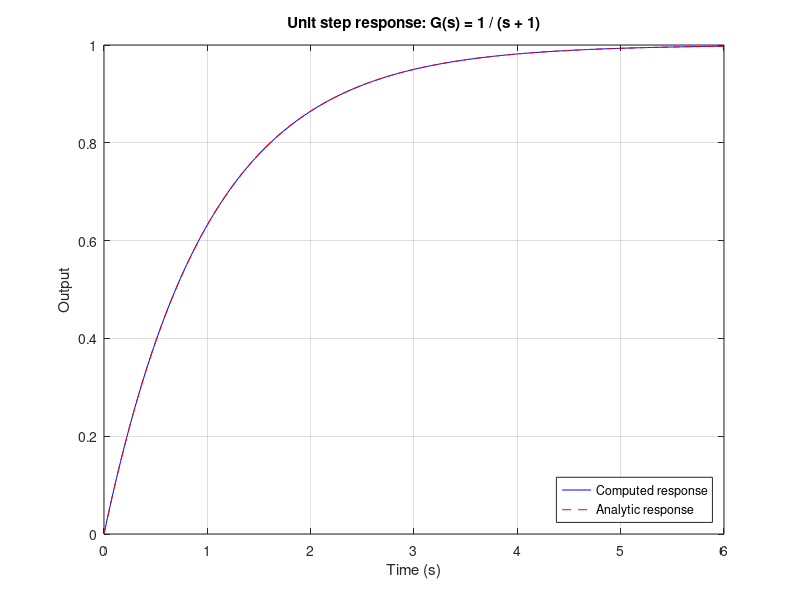

Here is the MATLAB script that generated this plot:
% First-order control-system response; requires Octave control or MATLAB's
% Control System Toolbox. MathLab does not install optional packages for you.
% SPDX-License-Identifier: GPL-3.0-or-later

if exist('OCTAVE_VERSION', 'builtin')
    pkg('load', 'control');
end

%% A unit-gain first-order system: G(s) = 1 / (s + 1)
system_model = tf(1, [1, 1]);
requested_time = (0:0.02:6)';
[response, response_time] = step(system_model, requested_time);
analytic_response = 1 - exp(-response_time);
assert(max(abs(response - analytic_response)) < 1e-6);

figure('Name', 'Control response');
plot(response_time, response, 'b-', response_time, analytic_response, 'r--');
grid on;
xlabel('Time (s)');
ylabel('Output');
title('Unit step response: G(s) = 1 / (s + 1)');
legend('Computed response', 'Analytic response', 'Location', 'southeast');
fprintf('Final response at %.2f s: %.6f\n', response_time(end), response(end));
